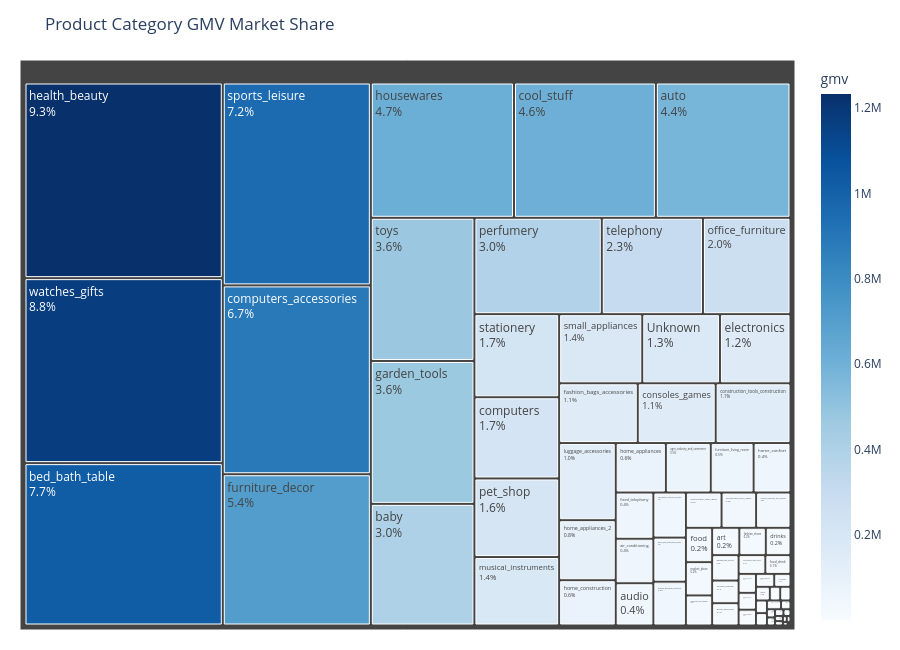

Notebook source saved alongside this figure:
### Markdown cell above
### 5.3 Market Structure and Seller Competition

### Code cell
# Prepare delivered-order item data for GMV market-share analysis
delivered_order_ids = orders_df.loc[orders_df["order_status"].eq("delivered"), "order_id"]
market_items = items_df[items_df["order_id"].isin(delivered_order_ids)].copy()

# Plot product-category market share by GMV
category_share = (
    market_items.merge(products_df[["product_id", "product_category_name"]], on="product_id", how="left")
    .merge(translation_df, on="product_category_name", how="left")
    .assign(category_name=lambda dataframe: dataframe["product_category_name_english"].fillna(dataframe["product_category_name"]).fillna("Unknown"))
    .groupby("category_name", as_index=False)["price"]
    .sum()
    .rename(columns={"price": "gmv"})
    .sort_values("gmv", ascending=False)
)
category_share["market_share"] = category_share["gmv"] / category_share["gmv"].sum()

category_treemap = px.treemap(
    category_share,
    path=["category_name"],
    values="gmv",
    color="gmv",
    color_continuous_scale="Blues",
    custom_data=["market_share"],
    title="Product Category GMV Market Share",
)
category_treemap.update_traces(
    texttemplate="%{label}<br>%{customdata[0]:.1%}",
    hovertemplate="<b>%{label}</b><br>GMV: R$ %{value:,.0f}<br>Market Share: %{customdata[0]:.2%}<extra></extra>",
)
category_treemap.update_layout(height=650, margin={"t": 60, "l": 20, "r": 20, "b": 20})
category_treemap.show()

### Figure 1 — Plotly figure (JSON) as saved in the notebook; plotly's stock layout.template omitted (floating-point values rounded to 4 significant figures; data arrays with more than 128 entries replaced by an {"elided": "..."} marker saying what was removed)
{"data": [{"branchvalues": "total", "customdata": {"elided": "74x2 mixed values"}, "domain": {"x": [0, 1], "y": [0, 1]}, "hovertemplate": "<b>%{label}</b><br>GMV: R$ %{value:,.0f}<br>Market Share: %{customdata[0]:.2%}<extra></extra>", "ids": ["health_beauty", "watches_gifts", "bed_bath_table", "sports_leisure", "computers_accessories", "furniture_decor", "housewares", "cool_stuff", "auto", "toys", "garden_tools", "baby", "perfumery", "telephony", "office_furniture", "stationery", "computers", "pet_shop", "musical_instruments", "small_appliances", "Unknown", "electronics", "fashion_bags_accessories", "consoles_games", "construction_tools_construction", "luggage_accessories", "home_appliances_2", "home_construction", "home_appliances", "agro_industry_and_commerce", "furniture_living_room", "home_confort", "fixed_telephony", "air_conditioning", "audio", "small_appliances_home_oven_and_coffee", "kitchen_dining_laundry_garden_furniture", "books_general_interest", "construction_tools_lights", "construction_tools_safety", "industry_commerce_and_business", "food", "market_place", "costruction_tools_garden", "art", "fashion_shoes", "drinks", "signaling_and_security", "furniture_bedroom", "books_technical", "costruction_tools_tools", "food_drink", "fashion_male_clothing", "fashion_underwear_beach", "christmas_supplies", "tablets_printing_image", "cine_photo", "music", "dvds_blu_ray", "party_supplies", "books_imported", "furniture_mattress_and_upholstery", "portateis_cozinha_e_preparadores_de_alimentos", "fashio_female_clothing", "fashion_sport", "la_cuisine", "arts_and_craftmanship", "diapers_and_hygiene", "pc_gamer", "flowers", "home_comfort_2", "cds_dvds_musicals", "fashion_childrens_clothes", "security_and_services"], "labels": ["health_beauty", "watches_gifts", "bed_bath_table", "sports_leisure", "computers_accessories", "furniture_decor", "housewares", "cool_stuff", "auto", "toys", "garden_tools", "baby", "perfumery", "telephony", "office_furniture", "stationery", "computers", "pet_shop", "musical_instruments", "small_appliances", "Unknown", "electronics", "fashion_bags_accessories", "consoles_games", "construction_tools_construction", "luggage_accessories", "home_appliances_2", "home_construction", "home_appliances", "agro_industry_and_commerce", "furniture_living_room", "home_confort", "fixed_telephony", "air_conditioning", "audio", "small_appliances_home_oven_and_coffee", "kitchen_dining_laundry_garden_furniture", "books_general_interest", "construction_tools_lights", "construction_tools_safety", "industry_commerce_and_business", "food", "market_place", "costruction_tools_garden", "art", "fashion_shoes", "drinks", "signaling_and_security", "furniture_bedroom", "books_technical", "costruction_tools_tools", "food_drink", "fashion_male_clothing", "fashion_underwear_beach", "christmas_supplies", "tablets_printing_image", "cine_photo", "music", "dvds_blu_ray", "party_supplies", "books_imported", "furniture_mattress_and_upholstery", "portateis_cozinha_e_preparadores_de_alimentos", "fashio_female_clothing", "fashion_sport", "la_cuisine", "arts_and_craftmanship", "diapers_and_hygiene", "pc_gamer", "flowers", "home_comfort_2", "cds_dvds_musicals", "fashion_childrens_clothes", "security_and_services"], "marker": {"coloraxis": "coloraxis", "colors": [1233000.0, 1166000.0, 1023000.0, 954900.0, 888700.0, 711900.0, 615600.0, 610200.0, 579000.0, 471300.0, 470500.0, 400400.0, 390100.0, 309900.0, 268200.0, 223800.0, 218700.0, 211700.0, 184300.0, 182800.0, 170700.0, 155000.0, 149300.0, 148000.0, 142100.0, 138700.0, 108000.0, 81410.0, 78830.0, 70570.0, 67350.0, 58010.0, 55320.0, 53320.0, 50570.0, 46590.0, 45530.0, 45300.0, 39960.0, 38770.0, 38500.0, 28730.0, 27800.0, 25100.0, 23660.0, 23000.0, 21530.0, 21320.0, 19050.0, 18700.0, 15900.0, 14940.0, 10450.0, 9306.0, 8738.0, 7528.0, 6674.0, 6034.0, 4543.0, 4465.0, 4419.0, 4323.0, 3934.0, 2635.0, 2095.0, 2055.0, 1814.0, 1501.0, 1307.0, 1110.0, 760.3, 730.0, 520.0, 283.3]}, "name": "", "parents": ["", "", "", "", "", "", "", "", "", "", "", "", "", "", "", "", "", "", "", "", "", "", "", "", "", "", "", "", "", "", "", "", "", "", "", "", "", "", "", "", "", "", "", "", "", "", "", "", "", "", "", "", "", "", "", "", "", "", "", "", "", "", "", "", "", "", "", "", "", "", "", "", "", ""], "texttemplate": "%{label}<br>%{customdata[0]:.1%}", "type": "treemap", "values": [1233000.0, 1166000.0, 1023000.0, 954900.0, 888700.0, 711900.0, 615600.0, 610200.0, 579000.0, 471300.0, 470500.0, 400400.0, 390100.0, 309900.0, 268200.0, 223800.0, 218700.0, 211700.0, 184300.0, 182800.0, 170700.0, 155000.0, 149300.0, 148000.0, 142100.0, 138700.0, 108000.0, 81410.0, 78830.0, 70570.0, 67350.0, 58010.0, 55320.0, 53320.0, 50570.0, 46590.0, 45530.0, 45300.0, 39960.0, 38770.0, 38500.0, 28730.0, 27800.0, 25100.0, 23660.0, 23000.0, 21530.0, 21320.0, 19050.0, 18700.0, 15900.0, 14940.0, 10450.0, 9306.0, 8738.0, 7528.0, 6674.0, 6034.0, 4543.0, 4465.0, 4419.0, 4323.0, 3934.0, 2635.0, 2095.0, 2055.0, 1814.0, 1501.0, 1307.0, 1110.0, 760.3, 730.0, 520.0, 283.3]}], "layout": {"coloraxis": {"autocolorscale": false, "colorbar": {"title": {"text": "gmv"}}, "colorscale": [[0, "rgb(247,251,255)"], [0.125, "rgb(222,235,247)"], [0.25, "rgb(198,219,239)"], [0.375, "rgb(158,202,225)"], [0.5, "rgb(107,174,214)"], [0.625, "rgb(66,146,198)"], [0.75, "rgb(33,113,181)"], [0.875, "rgb(8,81,156)"], [1, "rgb(8,48,107)"]]}, "height": 650, "legend": {"tracegroupgap": 0}, "margin": {"b": 20, "l": 20, "r": 20, "t": 60}, "title": {"text": "Product Category GMV Market Share"}}}
